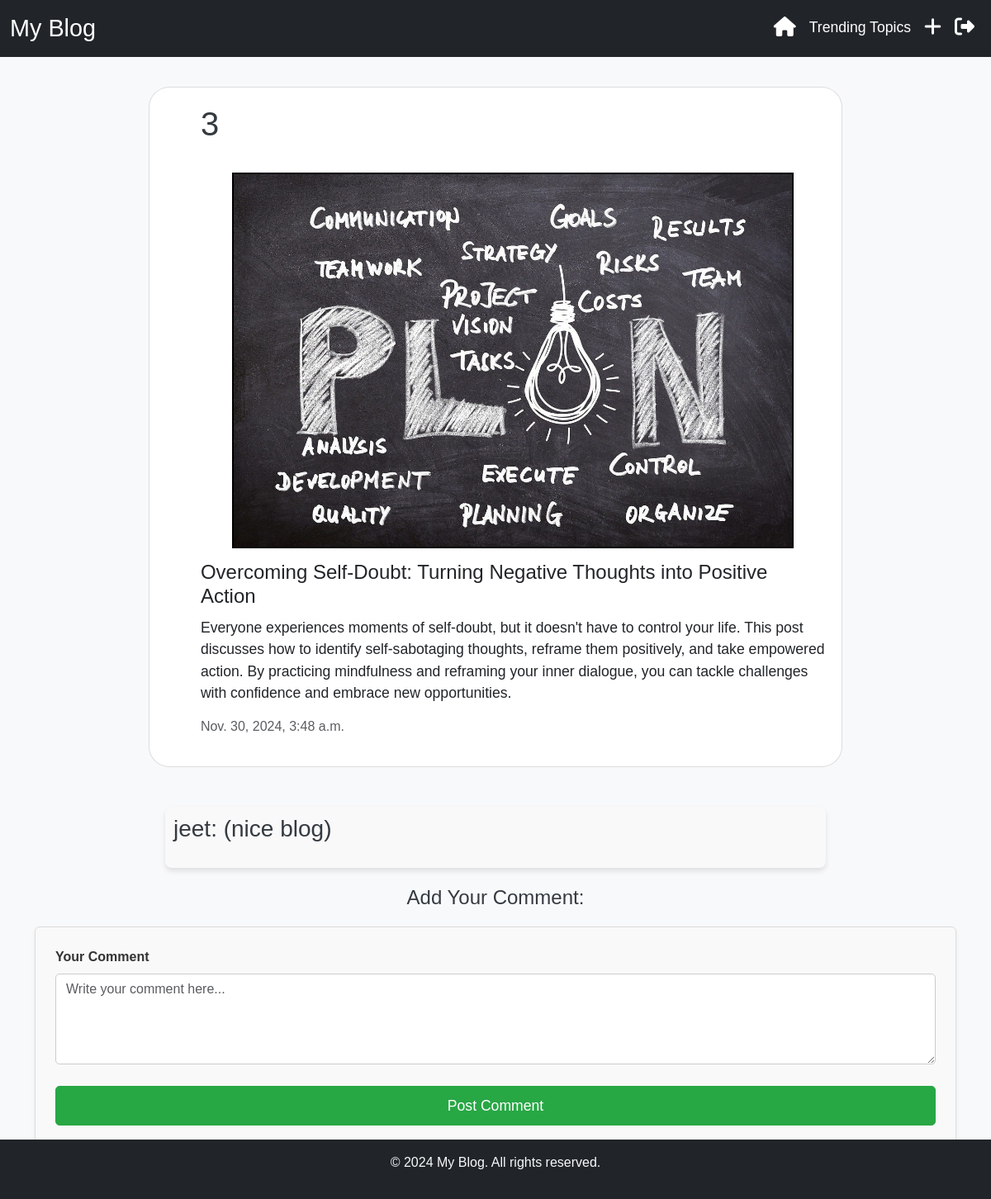
Page /postdetails/3 (signed in) on the committed database.
### blogapp/models.py (models this page shows, shortened)
class blog(models.Model):
    User=models.ForeignKey(User,on_delete=models.CASCADE,blank=True,null=True)
    title=models.CharField(max_length=100)
    image=models.ImageField(upload_to='img',blank=True,null=True)
    content=models.TextField()
    published_date=models.DateTimeField(default=timezone.now,blank=True,null=True)
    l_add=models.IntegerField(default=0)
    dl_add=models.IntegerField(default=0,blank=True,null=True)

class comment(models.Model):
    User=models.ForeignKey(User,on_delete=models.CASCADE,blank=True,null=True)
    blog=models.ForeignKey(blog,on_delete=models.CASCADE,blank=True,null=True)
    message=models.TextField(blank=True,null=True)
    comment_date=models.DateTimeField(default=timezone.now,blank=True,null=True)

class User(models.Model):
    username = models.CharField(max_length=150, unique=True)
    email = models.EmailField(unique=True)
    password = models.CharField(max_length=128)
    otp=models.IntegerField(blank=True,null=True)

### blogapp/views.py (the view)
# urls.py: path('postdetails/<int:id>',postdetails,name='postdetails'),
def postdetails(request, id):
    if 'email' not in request.session:
        return redirect('login')
    data = blog.objects.get(id=id)
    rid=User.objects.get(email=request.session['email'])
    comm=comment.objects.filter(blog=data)
    contaxt = {
        'data': data,
        'comm':comm
    }
    return render(request, 'postdetails.html', contaxt)

### blogapp/templates/postdetails.html (shortened to what this page needs)
{% load static %}
<!DOCTYPE html>
<html lang="en">
<head>
    <link rel="stylesheet" href="https://cdn.jsdelivr.net/npm/bootstrap@5.3.0-alpha1/dist/css/bootstrap.min.css">
    <link rel="stylesheet" href="{% static 'style.css' %}">
    <link rel="stylesheet" href="https://cdnjs.cloudflare.com/ajax/libs/font-awesome/6.7.1/css/all.min.css"
 />
</head>
<body>
    <nav class="navbar navbar-expand-lg navbar-dark bg-dark">
        <div class="container-fluid">
            <a class="navbar-brand" href="#">My Blog</a>
            <div class="collapse navbar-collapse" id="navbarNav">
                <ul class="navbar-nav ms-auto">
                    <li class="nav-item"><a class="nav-link" href="{% url 'home' %}"><i  style="font-size: 1.5rem;" class="fa-solid fa-house"></i></a></li>
                    <li class="nav-item"><a class="nav-link" href="{% url 'trending' %}">Trending Topics</a></li>
                    <li class="nav-item"><a class="nav-link" href="{% url 'create_blog' %}"><i style="font-size: 1.5rem;" class="fa-solid fa-plus"></i></a></li>
                    <li class="nav-item"><a class="nav-link" href="{% url 'logout' %}"><i  style="font-size: 1.5rem;" class="fa-solid fa-right-from-bracket" title="Logout"></i></a></li>
                </ul>
            </div>
            </div>
    </nav>
    <div class="card" style="width:70%;margin: 3% auto;">
        <div class="card-body">
            <h1 style="float: center;">{{data.id}}</h1>
            <img src="{{data.image.url}}" width="90%" height="35%" alt="" style="margin:2% 5%;border:2px solid black">
            <h1 class="card-title">{{data.title}}</h1>
            <p class="card-text">
                {{data.content}}
            </p>
            <p class="text-muted">{{data.published_date}}</p>
        </div>
    </div>
<div class="container mt-5" style="margin-bottom:5.3%" >
    <div class="show-comment" style="margin-bottom: 2%;">
        {% for i in comm %}
        <h3>{{i.User.username}}: ({{i.message}})</h3><br>
        {% endfor %}
    </div>
    <h4 style="text-align: center;">Add Your Comment:</h4>
    <form method="POST" action="{% url 'add_comment' data.id %}" class="p-4 rounded shadow-sm" style="background-color: #f9f9f9; border: 1px solid #ddd;">
        <div class="form-group mb-3">
            <label for="comment" class="form-label" style="font-weight: bold;text-align: center;">Your Comment</label>
            <textarea id="comment" name="comment" class="form-control" rows="4" placeholder="Write your comment here..." required style="border: 1px solid #ccc; border-radius: 5px;"></textarea>
        </div>
        <button type="submit" class="btn btn-success btn-block" style="width: 100%; padding: 10px; font-size: 1.1em;">Post Comment</button>
    </form>
</div>
    <footer  style='position: fixed;bottom:0;width:100%;'class="bg-dark  text-light text-center py-3 mt-4">
        <p>&copy; 2024 My Blog. All rights reserved.</p>
    </footer>
</body>
</html>

### blogapp/static/style.css (style rules this page uses)
body { font-family: 'Arial', sans-serif; background-color: #f8f9fa; margin: 0; padding: 0; color: #333; }
h1, h2, h3, h4, h5 { color: #343a40; margin-bottom: 20px; }
nav.navbar { background-color: #343a40; }
nav.navbar .navbar-brand { color: #fff; font-size: 1.8em; }
nav.navbar .nav-link { color: #fff; font-size: 1.1em; padding: 10px 15px; }
.card { border: 1px solid #ddd; border-radius: 1%; margin-bottom: 2%; background-color: #fff; margin:0 auto; }
.card-body { margin-left:5%; padding: 20px; }
.card-title { font-size: 1.5em; margin-bottom: 10px; }
.card-text { font-size: 1.1em; }
.btn { border-radius: 5px; padding: 8px 15px; margin-top: 10px; }
.btn-success { background-color: #28a745; border-color: #28a745; }
input, textarea, select { width: 100%; padding: 10px; margin-bottom: 15px; border-radius: 5px; border: 1px solid #ddd; }
footer { background-color: #343a40; color: white; padding: 15px; text-align: center; }
.show-comment { display: flex; flex-wrap: wrap; gap: 15px; padding: 10px; background-color: #f9f9f9; border-radius: 8px; box-shadow: 0 4px 6px rgba(0, 0, 0, 0.1); max-width: 800px; margin-left: auto; margin-right: auto; }
@media (max-width: 1200px) { .card { margin-bottom: 20px; border-radius: 3%; margin-left: 5%; margin-bottom: 5%; } }

### rows in the picture
blog: id "3", image (picture), title "Overcoming Self-Doubt: Turning Negative Thoughts into Positive Action", content "Everyone experiences moments of self-doubt, but it doesn't have to control your life. This post discusses how to identify self-sabotaging thoughts, reframe them positively, and take empowered action. By practicing mindfulness and reframing your inner dialogue, you can tackle challenges with confidence and embrace new opportunities.", published_date "Nov. 30, 2024, 3:48 a.m."
comment: User.username "jeet", message "nice blog"
